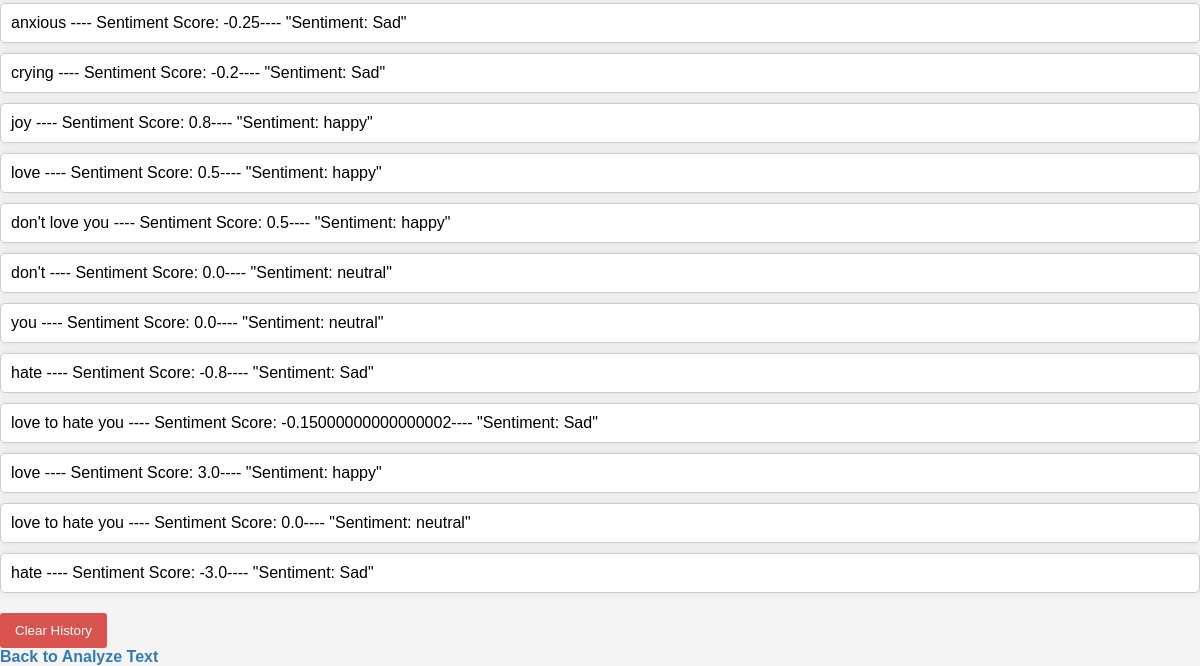
The app's page /sentiment/result/ (lower part), older data.
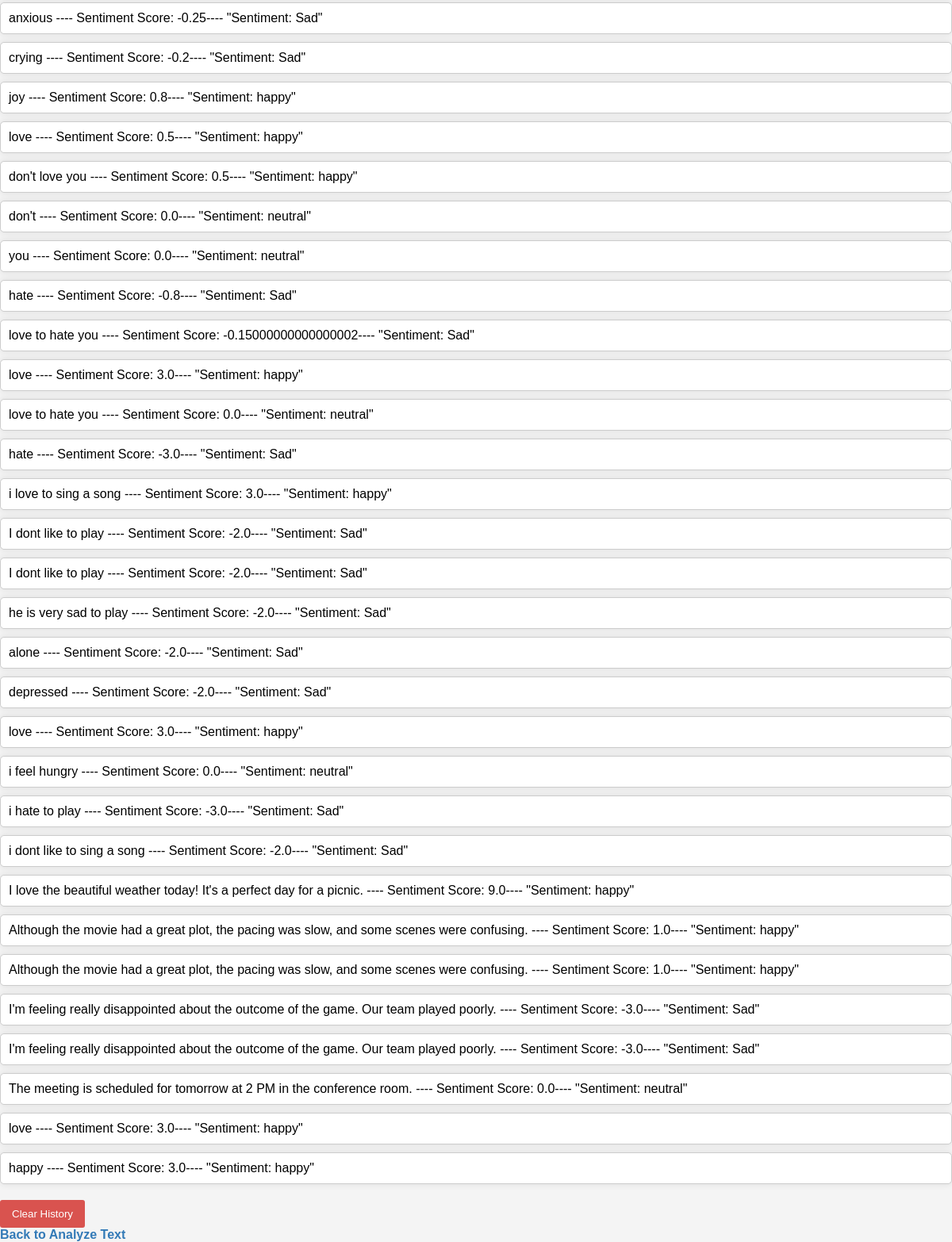
The same page, newer data.
### sentiment_analysis_app/models.py (models this page shows, shortened)
class AnalyzedText(models.Model):
    text = models.TextField()
    sentiment = models.FloatField(blank=True, null=True)
    class Meta:
        app_label = 'sentiment_analysis_app'

### sentiment_analysis_app/views.py (the view)
# urls.py: path('result/', result, name='result'),
def result(request):
    texts = AnalyzedText.objects.all()
    data = []
    for text in texts:
        if text.sentiment == 0:
            data.append({"sentimentDescription": "neutral", "sentiment": text.text, "score": text.sentiment})
        elif text.sentiment < 0:
            data.append({"sentimentDescription": "Sad", "sentiment": text.text, "score": text.sentiment})
        elif 0 < text.sentiment <= -2:
            data.append({"sentimentDescription": "depressed", "sentiment": text.text, "score": text.sentiment})
        else:
            data.append({"sentimentDescription": "happy", "sentiment": text.text, "score": text.sentiment})
    return render(request, 'result.html', {'texts': data})

### sentiment_analysis_app/templates/result.html (shortened to what this page needs)
<!DOCTYPE html>
<html lang="en">
<head>
</head>
<body>
    <div>
        <ul>
            {% for text in texts %}
                <li>{{ text.sentiment }} ---- Sentiment Score: {{ text.score }}---- "Sentiment: {{ text.sentimentDescription }}"</li>
            {% endfor %}
        </ul>
        <form method="post" action="{% url 'clear_history' %}">
            <input type="submit" value="Clear History">
        </form>
        <a href="{% url 'analyze_text' %}" id="backToAnalyzeText">Back to Analyze Text</a>
    </div>
</body>
</html>

### sentiment_analysis_app/templates/result.html (style rules this page uses)
body { font-family: 'Arial', sans-serif; background-color: #f4f4f4; margin: 0; padding: 0; display: flex; flex-direction: column; align-items: center; justify-content: center; min-height: 100vh; }
ul { list-style-type: none; padding: 0; margin: 0; }
li { background-color: #fff; border: 1px solid #ccc; margin-bottom: 10px; padding: 10px; border-radius: 5px; box-shadow: 0 0 10px rgba(0, 0, 0, 0.1); }
form { margin-top: 20px; }
input[type="submit"] { background-color: #d9534f; color: #fff; padding: 10px 15px; border: none; border-radius: 3px; cursor: pointer; }
a { margin-top: 10px; text-decoration: none; color: #337ab7; font-weight: bold; }

Row changes from the older to the newer data that the page shows:
added AnalyzedText: sentiment "i love to sing a song", score "3.0"
added AnalyzedText: sentiment "I dont like to play", score "-2.0"
added AnalyzedText: sentiment "I dont like to play", score "-2.0"
added AnalyzedText: sentiment "he is very sad to play", score "-2.0"
added AnalyzedText: sentiment "alone", score "-2.0"
added AnalyzedText: sentiment "depressed", score "-2.0"
added AnalyzedText: sentiment "love", score "3.0"
added AnalyzedText: sentiment "i feel hungry", score "0.0"
added AnalyzedText: sentiment "i hate to play", score "-3.0"
added AnalyzedText: sentiment "i dont like to sing a song", score "-2.0"
added AnalyzedText: sentiment "I love the beautiful weather today! It's a perfect day for a picnic.", score "9.0"
added AnalyzedText: sentiment "Although the movie had a great plot, the pacing was slow, and some scenes were confusing.", score "1.0"
added AnalyzedText: sentiment "Although the movie had a great plot, the pacing was slow, and some scenes were confusing.", score "1.0"
added AnalyzedText: sentiment "I'm feeling really disappointed about the outcome of the game. Our team played poorly.", score "-3.0"
added AnalyzedText: sentiment "I'm feeling really disappointed about the outcome of the game. Our team played poorly.", score "-3.0"
added AnalyzedText: sentiment "The meeting is scheduled for tomorrow at 2 PM in the conference room.", score "0.0"
added AnalyzedText: sentiment "love", score "3.0"
added AnalyzedText: sentiment "happy", score "3.0"
Text that changed along with them:
new list line: "---- Sentiment Score: ---- \"Sentiment: happy \""
new list line: "---- Sentiment Score: ---- \"Sentiment: Sad \""
new list line: "---- Sentiment Score: ---- \"Sentiment: neutral \""
